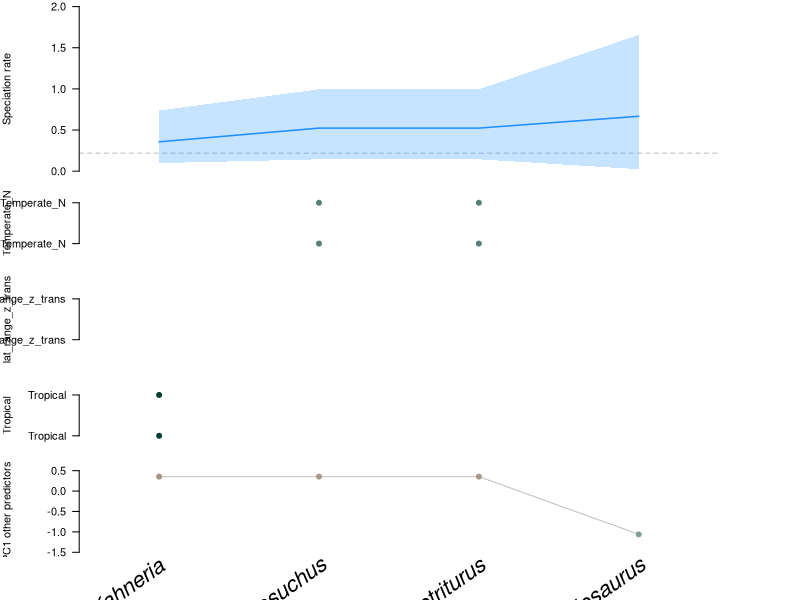

Write the R code that produced this figure. (Note: this script raises an error after producing the figure.)
pdf(file='C:/Users/SimoesLabAdmin/Documents/pt_diversity_rates/updated_occurrence_analyses/model_7/isotopic_pt_1myr/reptilia_all/combined_10_contribution_per_species_rates.pdf', width = 7, height = 6, useDingbats = FALSE, pointsize = 7)

ord_by_importance = function(s, consrank, rate_mean) {
  imp = consrank**2
  s = scale(s)
  imp = imp / sum(imp)
  #imp = imp / max(imp)
  s = t(t(s) * imp)
  p = prcomp(cbind(s, scale(rate_mean)))
  ord <- order(p$x[, 1])
  if (cor(1:length(rate_mean), rate_mean[ord]) < 0) {
     ord = order(p$x[, 1], decreasing = TRUE)
  }
  return(ord)
}

is_discrete <- function(x) {
  s = min(x):max(x)
  any(x == 0) && length(s) > 1 && all(s %in% unique(x))
}

combine_predictors <- function(shap, feat, feat_names, n_comb) {
  n_comb1 = n_comb + 1
  idx_comb = n_comb1:ncol(shap)
  shap[, n_comb1] = rowSums(shap[, idx_comb])
  shap = shap[, 1:n_comb1]
  comb_pred = t(do.call('rbind', feat[idx_comb]))
  pc1 = prcomp(comb_pred)$x[, 1]
  feat[[n_comb1]] = pc1
  feat[(n_comb + 2):(length(feat))] = NULL
  feat_names = feat_names[1:n_comb1]
  feat_names[n_comb1] = 'PC1 other predictors'
  out = vector(mode = 'list', length = 3)
  out[[1]] = shap
  out[[2]] = feat
  out[[3]] = feat_names
  return(out)
}

shap_heatmap <- function(shap, baseline, rates, species_names, feat,
                         feat_names, feat_states, rate_type = 'speciation', n_individual_pred = NULL) {
  nfeat = ncol(shap)
  if (!is.null(n_individual_pred)) {
    if ((n_individual_pred + 1) < nfeat) {
      comb_p = combine_predictors(shap, feat, feat_names, n_individual_pred)
      shap = comb_p[[1]]
      feat = comb_p[[2]]
      feat_names = comb_p[[3]]
      nfeat = ncol(shap)
    }
  }
  nspecies = nrow(shap)
  shap_pos = shap > 0
  shap_neg = shap < 0
  shap_sqrt = shap
  shap_sqrt[shap == 0] = 0
  offset_sqrt = 0.0
  shap_sqrt[shap_pos] = sqrt(shap[shap_pos] + offset_sqrt)
  shap_sqrt[shap_neg] = sqrt(-1 * shap[shap_neg] + offset_sqrt)
  max_pos = max(shap_sqrt[shap_pos])
  max_neg = max(shap_sqrt[shap_neg])
  steps_pos = round(max_pos / (max_pos + max_neg), 2) * 200
  steps_neg = round(max_neg / (max_pos + max_neg), 2) * 200
  # BrBG diverging colors
  total_steps = steps_pos + steps_neg
  max_steps = max(c(steps_pos, steps_neg))
  col_pos = colorRampPalette(c('#F5F5F5', '#543005'))(max_steps)
  col_neg = colorRampPalette(c('#F5F5F5', '#003C30'))(max_steps)
  col_pos = col_pos[1:steps_pos]
  col_neg = col_neg[1:steps_neg]
  shap_col = shap
  shap_col[shap == 0] = '#F5F5F5'
  col_idx = findInterval(shap_sqrt[shap_pos], seq(sqrt(offset_sqrt), max_pos, length.out = steps_pos), all.inside = TRUE)
  shap_col[shap_pos] = col_pos[col_idx]
  col_idx = findInterval(shap_sqrt[shap_neg], seq(sqrt(offset_sqrt), max_neg, length.out = steps_neg), all.inside = TRUE)
  shap_col[shap_neg] = col_neg[col_idx]
  species_names = gsub('_', ' ', species_names)
  # Plot
  h = 0.15
  if (nfeat < 10) {
    h = seq(0.4, 0.1, length.out = 9)
    h = h[nfeat]
  }
  heights = c(h, rep((1 - 1.25 * h)/nfeat, nfeat), h/4)
  rate_name = 'Speciation rate'
  rate_col = 'dodgerblue'
  if (rate_type == 'extinction') {
    rate_name = 'Extinction rate'
    rate_col = 'red'
  }
  if (rate_type == 'sampling') {
    rate_name = 'Sampling rate'
    rate_col = 'burlywood2'
  }
  layout(cbind(c(1, 2:(nfeat+2)), c(nfeat + 3, rep(nfeat + 4, nfeat), nfeat + 5)),
         heights = heights, widths = c(0.9, 0.1))
  # Rates per species
  par(las = 1, mar = c(0.1, 6, 0.5, 0.1), mgp = c(5, 1, 0))
  cex_lab = 2 / sqrt(length(feat_names))
  cex_lab = ifelse(cex_lab > 1, 1, cex_lab)
  y_tck = pretty(range(rates, na.rm = TRUE), n = 5)
  plot(0, 0, type = 'n', xaxs = 'i', yaxs = 'i',
       xlim = c(0, nspecies), ylim = range(y_tck),
       axes = FALSE, ylab = rate_name, cex.lab = cex_lab)
  abline(h = baseline, lty = 2, col = 'grey')
  x = c(1:nspecies) - 0.5
  polygon(c(x, rev(x)), c(rates[, 2], rev(rates[, 3])), col = adjustcolor(rate_col, alpha = 0.25), border = NA)
  lines(x, rates[, 1], col = rate_col, lwd = 1.5)
  axis(side = 2, at = y_tck, cex.axis = cex_lab)
  # Shape values
  species_x = c(1:nspecies) - 0.5
  for (i in 1:nfeat) {
    f = feat[[i]]
    if (is.null(dim(f))) {
      d = is_discrete(f)
      y_tck = pretty(range(f), n = 5)
      ylim = range(y_tck)
      if (d) {
        ylim = c(min(f) - 0.5, max(f) + 0.5)
      }
      plot(species_x, f, type = 'n', ylim = ylim,
           xlim = c(0, nspecies), xaxs = 'i', axes = FALSE,
           xlab = '', ylab = feat_names[i], cex.lab = cex_lab)
      if (!d) {
        lines(species_x, f, col = 'grey')
        axis(side = 2, at = y_tck, cex.axis = cex_lab)
      }
      else {
        axis(side = 2, at = min(f):max(f), cex.axis = cex_lab)
      }
      points(species_x, f, pch = 19, col = shap_col[, i])
    }
    else {
      nr = nrow(f)
      plot(0, 0, type = 'n', ylim = c(1 - 0.5, nr + 0.5),
           xlim = c(0, nspecies), xaxs = 'i', axes = FALSE,
           xlab = '', ylab = feat_names[i], cex.lab = cex_lab)
      axis(side = 2, at = 1:nr, labels = feat_states[[i]], cex.axis = cex_lab)
      for (j in 1:nr) {
        fj = f[j, ]
        idx = fj == 1
        points(species_x[idx], rep(j, sum(idx)), pch = 19, col = shap_col[idx, i])
      }
    }
  }
  # Species names
  par(mar = c(0.1, 6, 0.5, 0.1), mgp = c(3, 0.1, 0))
  plot(0, 0, type = 'n', xlim = c(0, nspecies), ylim = c(0, 3),
       xaxs = 'i', axes = FALSE, xlab = '', ylab = '')
  text(x = species_x, y = 3, labels = species_names,
       xpd = NA, srt = 35, adj = 0.965,
       cex = 4 / sqrt(length(species_names)), font = 3)
  # Empty plot
  plot(0, 0, type = 'n', axes = FALSE, xlab = '', ylab = '')
  # Legend
  col = c(rev(col_neg), col_pos)
  n_lead_digit = nchar(as.character(max(round(abs(shap)))))
  par(mar = c(4, 0.5, 0.5, 0.5), mgp = c(3, 1, 0))
  plot(0, 0, type = 'n', xlab = '', ylab = '', axes = FALSE,
       xlim = c(0, 2), ylim = c(0, 1.05 * total_steps))
  for (j in 1:total_steps) {
    rect(0, j - 1, 0.7, j, border = col[j], col = col[j])
  }
  rect(0, 0, 0.7, total_steps, border = 'black')
  lines(x = c(0.7, 1.0), y = rep(steps_neg, 2))
  text(x = 0, y = 1.05 * total_steps, labels = 'Rate change', adj = c(0, 0.5))
  a = c(1, 0.5) # right align
  text(x = 2, y = steps_neg, labels = sprintf(paste0('%.', 3 - n_lead_digit, 'f'), 0), adj = a)
  n_tck = 4
  s = seq(sqrt(offset_sqrt), max(c(max_pos, max_neg)), length.out = n_tck)
  pos = (s / s[n_tck]) * max_steps
  pos = pos[-1]
  s = s[-1]
  for (i in 1:length(pos)) {
    p = steps_neg + pos[i]
    if (p <= total_steps) {
      lines(x = c(0.7, 1.0), y = rep(p, 2))
      text(x = 2, y = p, adj = a, labels = sprintf(paste0('%.', 3 - n_lead_digit, 'f'), s[i]**2))
    }
    p = steps_neg - pos[i]
    if (p >= 0) {
      lines(x = c(0.7, 1.0), y = rep(p, 2))
      text(x = 2, y = p, adj = a, labels = sprintf(paste0('%.', 3 - n_lead_digit, 'f'), -(s[i]**2)))
    }
  }
}

consrank=c(1.0, 0.0,1.0,2.0,4.0,3.0)
consrank2 = order(consrank, decreasing = FALSE)
consrank = order(consrank, decreasing = TRUE)
shap_list = list()
shap_list[[1]]=c(0.3806151960790157, 0.3236322330917375,0.3236322330917375,-0.34059104599265483)
shap_list[[2]]=c(1.1681988913193344, -0.8687062646110375,-0.8687062646110375,0.7722175697579571)
shap_list[[3]]=c(-2.1140875127911567, 0.2070264295492727,0.2070264295492727,0.16009920083843773)
shap_list[[4]]=c(0.40505616194539473, 0.35511793351693516,0.35511793351693516,-0.534110702276881)
shap_list[[5]]=c(0.059582474124617875, 0.050586102400896546,0.050586102400896546,0.0404499250706223)
shap_list[[6]]=c(0.05958247588947416, 0.05058609737602069,0.05058609737602069,0.04044993858689222)
shap = do.call('cbind', shap_list)
baseline = 0.2194147361256182
rate=c(0.35710984506615207, 0.5236737728060689,0.5236737728060689,0.667414518808946)
rate_lwr=c(0.09803125634789467, 0.1443585827946663,0.1443585827946663,0.024143729358911514)
rate_upr=c(0.7376378029584885, 0.9947687089443207,0.9947687089443207,1.6560394018888474)
rates = cbind(rate, rate_lwr, rate_upr)
species_names = c()
species_names = c(species_names, 'Kahneria')
species_names = c(species_names, 'Lanthanosuchus')
species_names = c(species_names, 'Permotriturus')
species_names = c(species_names, 'Provelosaurus')
feat_names = c()
feat_names = c(feat_names, 'lat_range_z_trans')
feat_names = c(feat_names, 'Temperate_N')
feat_names = c(feat_names, 'Tropical')
feat_names = c(feat_names, 'Temperate_S')
feat_names = c(feat_names, 'Antarctic')
feat_names = c(feat_names, 'time')
ord = ord_by_importance(shap, consrank, rate)
shap_ord = shap[ord, consrank2, drop = FALSE]
rates_ord = rates[ord, ]
species_names_ord = species_names[ord]
feat_names_ord = feat_names[consrank2]
feat = vector(mode = 'list', length = 6)
feat_states = vector(mode = 'list', length = 6)
tmp = vector(mode = 'list', length = 2)
tmp_states = c()
tmp[[1]]=c(-0.3368251919746399, -0.3368251919746399,-0.3368251919746399,-0.15131919085979462)
tmp_states = c(tmp_states, 'lat_range_z_trans')
tmp[[8]]=c(-0.3368251919746399, -0.3368251919746399,-0.3368251919746399,-0.15131919085979462)
tmp_states = c(tmp_states, 'lat_range_z_trans')
tmp = do.call('rbind', tmp)
feat[[1]] = tmp[, ord]
feat_states[[1]] = tmp_states
tmp = vector(mode = 'list', length = 2)
tmp_states = c()
tmp[[2]]=c(0.0, 1.0,1.0,0.0)
tmp_states = c(tmp_states, 'Temperate_N')
tmp[[9]]=c(0.0, 1.0,1.0,0.0)
tmp_states = c(tmp_states, 'Temperate_N')
tmp = do.call('rbind', tmp)
feat[[2]] = tmp[, ord]
feat_states[[2]] = tmp_states
tmp = vector(mode = 'list', length = 2)
tmp_states = c()
tmp[[3]]=c(1.0, 0.0,0.0,0.0)
tmp_states = c(tmp_states, 'Tropical')
tmp[[10]]=c(1.0, 0.0,0.0,0.0)
tmp_states = c(tmp_states, 'Tropical')
tmp = do.call('rbind', tmp)
feat[[3]] = tmp[, ord]
feat_states[[3]] = tmp_states
tmp = vector(mode = 'list', length = 2)
tmp_states = c()
tmp[[4]]=c(0.0, 0.0,0.0,1.0)
tmp_states = c(tmp_states, 'Temperate_S')
tmp[[11]]=c(0.0, 0.0,0.0,1.0)
tmp_states = c(tmp_states, 'Temperate_S')
tmp = do.call('rbind', tmp)
feat[[4]] = tmp[, ord]
feat_states[[4]] = tmp_states
tmp = vector(mode = 'list', length = 2)
tmp_states = c()
tmp[[5]]=c(0.0, 0.0,0.0,0.0)
tmp_states = c(tmp_states, 'Antarctic')
tmp[[12]]=c(0.0, 0.0,0.0,0.0)
tmp_states = c(tmp_states, 'Antarctic')
tmp = do.call('rbind', tmp)
feat[[5]] = tmp[, ord]
feat_states[[5]] = tmp_states
tmp = vector(mode = 'list', length = 2)
tmp_states = c()
tmp[[7]]=c(269.04533081862024, 269.04533081862024,269.04533081862024,269.04533081862024)
tmp_states = c(tmp_states, 'time')
tmp[[14]]=c(269.04533081862024, 269.04533081862024,269.04533081862024,269.04533081862024)
tmp_states = c(tmp_states, 'time')
tmp = do.call('rbind', tmp)
feat[[6]] = tmp[, ord]
feat_states[[6]] = tmp_states
feat_ord = feat[consrank2]
feat_states_ord = feat_states[consrank2]
shap_heatmap(shap_ord, baseline, rates_ord, species_names_ord, feat_ord,
             feat_names_ord, feat_states_ord, rate_type = 'speciation', n_individual_pred = 3)

consrank=c(2.0, 0.0,1.0,3.0,5.0,4.0)
consrank2 = order(consrank, decreasing = FALSE)
consrank = order(consrank, decreasing = TRUE)
shap_list = list()
shap_list[[1]]=c(0.06434424794494308, 0.047421719174106834,0.06434424794494308,0.027394548057959683)
shap_list[[2]]=c(-0.2225530636069638, 0.1892414797322241,-0.2225530636069638,0.10277133323740789)
shap_list[[3]]=c(0.16786496687673647, -0.1973720874991979,0.16786496687673647,0.06489451415238537)
shap_list[[4]]=c(0.05310750527808739, 0.037337866801275724,0.05310750527808739,-0.10245846112247949)
shap_list[[5]]=c(0.010640349700244415, 0.007174019847814635,0.010640349700244415,0.0031807802351297544)
shap_list[[6]]=c(0.010640350553293926, 0.007174018394977642,0.010640350553293926,0.0031807811161676074)
shap = do.call('cbind', shap_list)
baseline = 0.10532505614683033
rate=c(0.34461042686132715, 0.45256404850166293,0.34461042686132715,0.8210452172299847)
rate_lwr=c(0.048879326321184635, 0.13016674667596817,0.048879326321184635,0.07716581597924232)
rate_upr=c(0.6761872619390488, 0.8462851382791996,0.6761872619390488,1.8272758275270462)
rates = cbind(rate, rate_lwr, rate_upr)
species_names = c()
species_names = c(species_names, 'Gecatogomphius')
species_names = c(species_names, 'Kahneria')
species_names = c(species_names, 'Lanthanolania')
species_names = c(species_names, 'Tramuntanasaurus')
feat_names = c()
feat_names = c(feat_names, 'lat_range_z_trans')
feat_names = c(feat_names, 'Temperate_N')
feat_names = c(feat_names, 'Tropical')
feat_names = c(feat_names, 'Temperate_S')
feat_names = c(feat_names, 'Antarctic')
feat_names = c(feat_names, 'time')
ord = ord_by_importance(shap, consrank, rate)
shap_ord = shap[ord, consrank2, drop = FALSE]
rates_ord = rates[ord, ]
species_names_ord = species_names[ord]
feat_names_ord = feat_names[consrank2]
feat = vector(mode = 'list', length = 6)
feat_states = vector(mode = 'list', length = 6)
tmp = vector(mode = 'list', length = 2)
tmp_states = c()
tmp[[1]]=c(-0.3368251919746399, -0.3368251919746399,-0.3368251919746399,-0.3368251919746399)
tmp_states = c(tmp_states, 'lat_range_z_trans')
tmp[[8]]=c(-0.3368251919746399, -0.3368251919746399,-0.3368251919746399,-0.3368251919746399)
tmp_states = c(tmp_states, 'lat_range_z_trans')
tmp = do.call('rbind', tmp)
feat[[1]] = tmp[, ord]
feat_states[[1]] = tmp_states
tmp = vector(mode = 'list', length = 2)
tmp_states = c()
tmp[[2]]=c(1.0, 0.0,1.0,0.0)
tmp_states = c(tmp_states, 'Temperate_N')
tmp[[9]]=c(1.0, 0.0,1.0,0.0)
tmp_states = c(tmp_states, 'Temperate_N')
tmp = do.call('rbind', tmp)
feat[[2]] = tmp[, ord]
feat_states[[2]] = tmp_states
tmp = vector(mode = 'list', length = 2)
tmp_states = c()
tmp[[3]]=c(0.0, 1.0,0.0,0.0)
tmp_states = c(tmp_states, 'Tropical')
tmp[[10]]=c(0.0, 1.0,0.0,0.0)
tmp_states = c(tmp_states, 'Tropical')
tmp = do.call('rbind', tmp)
feat[[3]] = tmp[, ord]
feat_states[[3]] = tmp_states
tmp = vector(mode = 'list', length = 2)
tmp_states = c()
tmp[[4]]=c(0.0, 0.0,0.0,1.0)
tmp_states = c(tmp_states, 'Temperate_S')
tmp[[11]]=c(0.0, 0.0,0.0,1.0)
tmp_states = c(tmp_states, 'Temperate_S')
tmp = do.call('rbind', tmp)
feat[[4]] = tmp[, ord]
feat_states[[4]] = tmp_states
tmp = vector(mode = 'list', length = 2)
tmp_states = c()
tmp[[5]]=c(0.0, 0.0,0.0,0.0)
tmp_states = c(tmp_states, 'Antarctic')
tmp[[12]]=c(0.0, 0.0,0.0,0.0)
tmp_states = c(tmp_states, 'Antarctic')
tmp = do.call('rbind', tmp)
feat[[5]] = tmp[, ord]
feat_states[[5]] = tmp_states
tmp = vector(mode = 'list', length = 2)
tmp_states = c()
tmp[[7]]=c(269.04533081862024, 269.04533081862024,269.04533081862024,269.04533081862024)
tmp_states = c(tmp_states, 'time')
tmp[[14]]=c(269.04533081862024, 269.04533081862024,269.04533081862024,269.04533081862024)
tmp_states = c(tmp_states, 'time')
tmp = do.call('rbind', tmp)
feat[[6]] = tmp[, ord]
feat_states[[6]] = tmp_states
feat_ord = feat[consrank2]
feat_states_ord = feat_states[consrank2]
shap_heatmap(shap_ord, baseline, rates_ord, species_names_ord, feat_ord,
             feat_names_ord, feat_states_ord, rate_type = 'extinction', n_individual_pred = 3)

dev.off()
